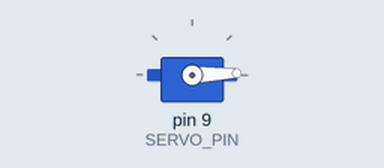
Recording of a sketch running on a simulated Arduino Uno, built with avr-gcc and run on an emulated ATmega328P. Shown: servo.

Above: at 1.05 s.
At 4.5 s:
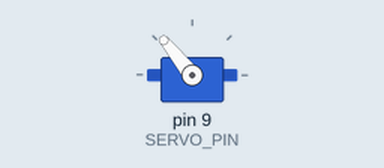
At 8.0 s:
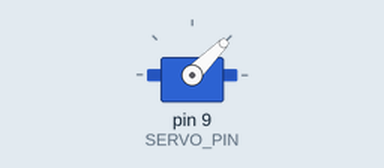
At 13.95 s:
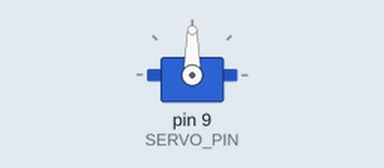
Timing chart, 0 to 17.8 s (numbered marks = the images above):
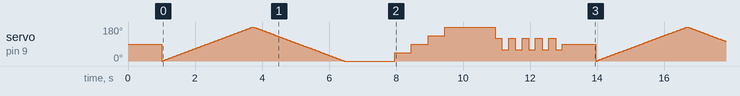

Measured:
- by itself, servo on pin 9 (SERVO_PIN): moves between 0° and 180°, repeating every 13.0 s

The sketch:

sweep_servo.ino
```cpp
#include <Servo.h>

Servo myservo;
const int SERVO_PIN = 9;

// 預設位置陣列（度）
int positions[] = {0, 45, 90, 135, 180};
int numPositions = 5;

void setup() {
  myservo.attach(SERVO_PIN);
  Serial.begin(9600);

  // 初始化位置
  myservo.write(90);
  delay(1000);
}

void loop() {
  // 模式 1：連續掃描
  sweepContinuous();
  delay(1000);

  // 模式 2：定點掃描
  sweepPositions();
  delay(1000);

  // 模式 3：擺動效果
  swingEffect();
  delay(1000);
}

// 連續掃描
void sweepContinuous() {
  // 從 0 到 180
  for (int angle = 0; angle <= 180; angle++) {
    myservo.write(angle);
    delay(15);
  }
  // 從 180 到 0
  for (int angle = 180; angle >= 0; angle--) {
    myservo.write(angle);
    delay(15);
  }
}

// 定點掃描
void sweepPositions() {
  for (int i = 0; i < numPositions; i++) {
    myservo.write(positions[i]);
    delay(500);  // 在每個位置停留
  }
}

// 擺動效果
void swingEffect() {
  int centerPos = 90;
  int swingRange = 30;  // 擺動範圍

  for (int i = 0; i < 5; i++) {  // 擺動 5 次
    // 向右擺動
    myservo.write(centerPos + swingRange);
    delay(200);
    // 向左擺動
    myservo.write(centerPos - swingRange);
    delay(200);
  }

  // 回到中心
  myservo.write(centerPos);
}
```
